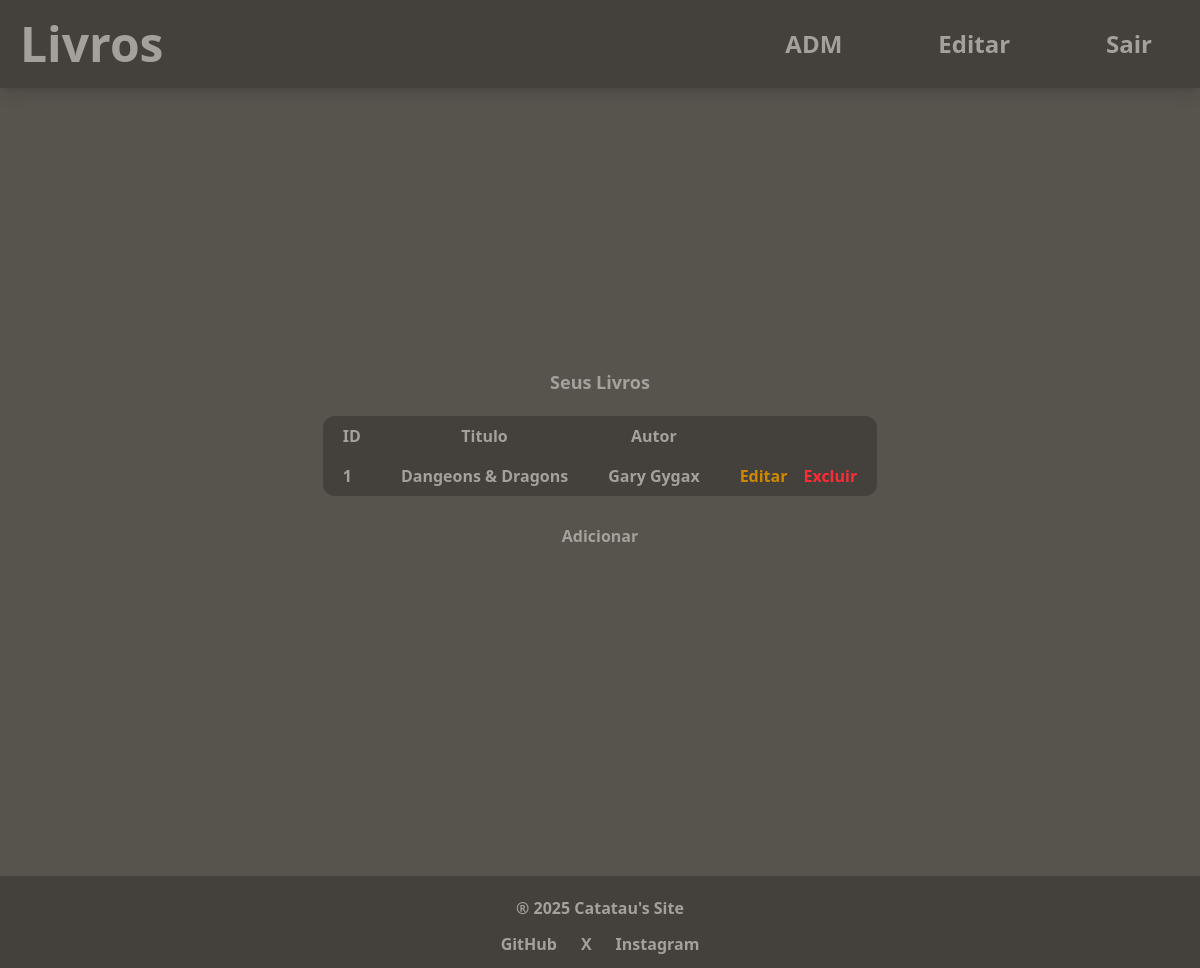
Page /panelUser.php (signed in) on the committed database.
### tables this page shows
CREATE TABLE books (
	id INTEGER NOT NULL PRIMARY KEY AUTOINCREMENT,
  title VARCHAR(255),
  author VARCHAR(255),
  desc VARCHAR(255),
  img VARCHAR(255),
  idUser INT NOT NULL
);

### db.php (called while the page is built)
<?php
function db () {
    return $db = new PDO('sqlite:db.sqlite');
}
?>

### panelUser.php (the view, shortened to what this page needs)
<?php
include 'head.php';
include 'db.php';
?>
<header class="p-5 shadow-lg flex place-content-between bg-stone-700">
    <a href="index.php" class="text-bold text-5xl text-stone-400 font-extrabold">Livros</a>
    <nav class="flex place-items-center text-2xl font-extrabold flex-wrap">
        <?php if ($_SESSION['idAdm'] == 1) { ?>
            <a href="panelAdm.php" class="rounded-md mr-20 p-2 text-stone-400">ADM</a>
        <?php } ?>
        <a href="updateUser.php/?id=<?= $_SESSION['id']; ?>" class="rounded-md mr-20 p-2 text-stone-400">Editar</a>
        <a href="logout.php" class="rounded-md mr-5 p-2 text-stone-400">Sair</a>
    </nav>
</header>
<?php
$query = db()->prepare('SELECT * FROM books WHERE idUser = :idUser');
$query->execute([
    'idUser' => $_SESSION['id']
]);
$books = $query->fetchAll();
?>
<div class="flex place-items-center flex-col mb-80">
    <h1 class="font-extrabold text-stone-400 mt-70 mb-5 text-lg">Seus Livros</h1>
    <table class="bg-stone-700 rounded-xl text-stone-400 font-bold">
        <thead>
            <tr>
                <th class="pr-5 pl-5 pt-2 pb-2">ID</th>
                <th class="pr-5 pl-5 pt-2 pb-2">Titulo</th>
                <th class="pr-5 pl-5 pt-2 pb-2">Autor</th>
            </tr>
        </thead>
        <tbody>
            <?php foreach ($books as $book) { ?>
                <tr>
                    <td class="pr-5 pl-5 pt-2 pb-2"><?= $book['id']; ?></td>
                    <td class="pr-5 pl-5 pt-2 pb-2"><?= $book['title']; ?></td>
                    <td class="pr-5 pl-5 pt-2 pb-2"> <?= $book['author']; ?></td>
                    <td class="pr-5 pl-5 pt-2 pb-2 flex">
                        <a href="updateBook.php/?id=<?= $book['id']; ?>" class="pr-2 text-yellow-600">Editar</a>
                        <a href="delBook.php/?id=<?= $book['id']; ?>" class="pl-2 text-red-500">Excluir</a>
                    </td>
                </tr>
            <?php } ?>
        </tbody>
    </table>
    <a href="add.php" class="rounded-md p-2 text-stone-400 font-bold mt-5">Adicionar</a>
</div>
<?php include 'footer.php' ?>

### rows in the picture
books: id "1", title "Dangeons & Dragons", author "Gary Gygax"
